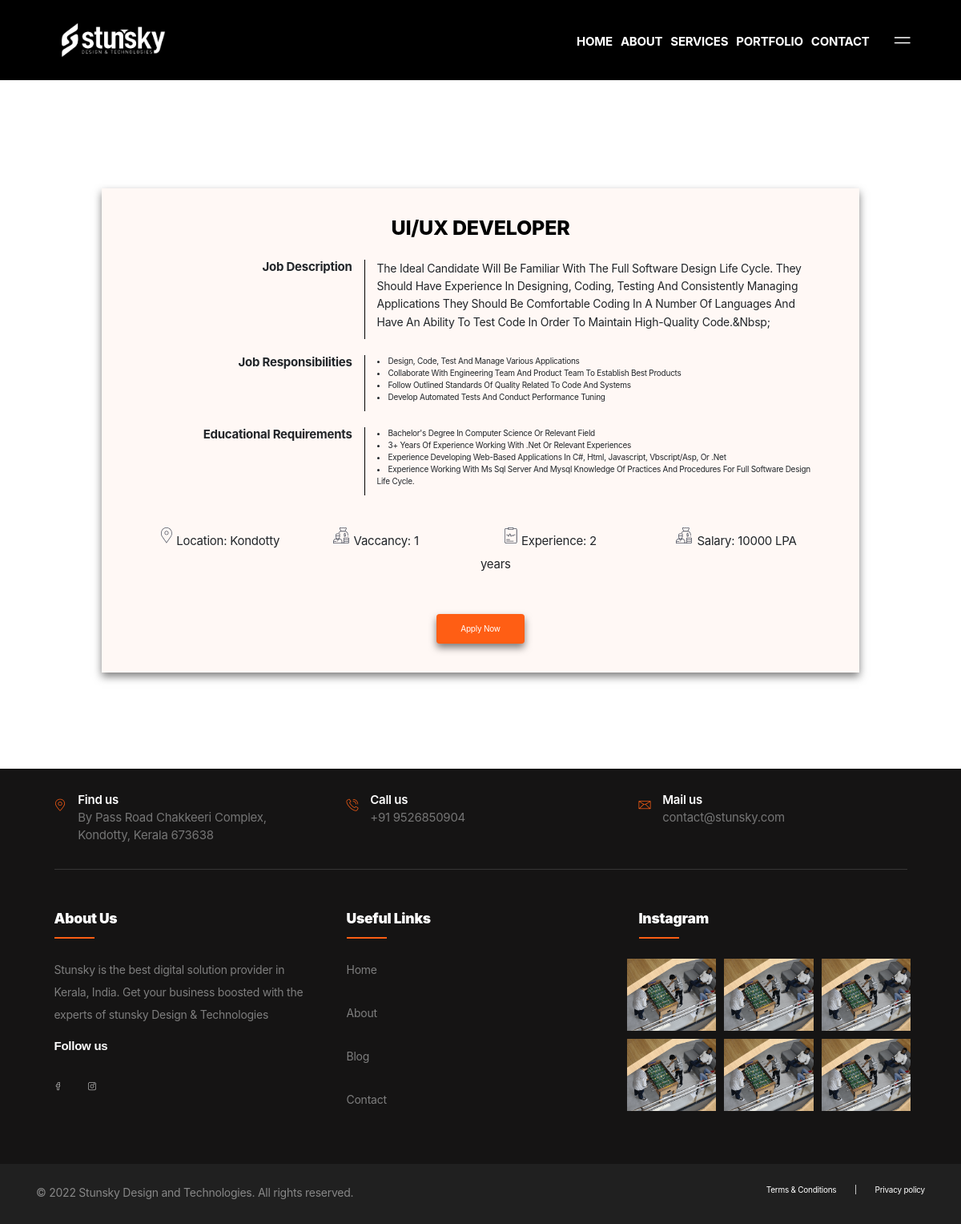
The page /careers_details/1 on the database its author committed.
### web/models.py (models this page shows, shortened)
class JobDetails(models.Model):
    job_title = models.CharField(max_length=50, null=True, blank=True)
    location = models.CharField(max_length=50, null=True, blank=True)
    salary = models.CharField(max_length=50, null=True, blank=True)
    vaccancy = models.IntegerField(null=True, blank=True)
    experience = models.IntegerField(null=True, blank=True)
    job_description = HTMLField(null=True, blank=True)
    job_responsibility = HTMLField(null=True, blank=True)
    educational_requirments = HTMLField(null=True, blank=True)
    class Meta:
        verbose_name_plural = "Jobs"

### web/views.py (the view, shortened to what this page needs)
# urls.py: path("careers_details/<int:id>", views.careers_details, name="careers_details"),
def careers_details(request, id):
    job_details = JobDetails.objects.filter(id=id)
    Jobdetails = JobDetails.objects.get(id=id)
    context = {"job_details": job_details, "Jobdetails": Jobdetails}
    return render(request, "careers-details.html", context)

### templates/careers-details.html (shortened to what this page needs)
{% extends 'base.html' %}
{% load static %}
{% block content %}
<section>
	<div class="ptf-spacer" style=" --ptf-xxl: 16rem; --ptf-md: 12rem; --ptf-sm: 16rem;"></div>
	<div class="container-xxl">
		<div id="page-wrapper">
			{% for job_details in job_details %}
			<div id="page1" class="page row">
				<h6 class="fz-40 fz-40--md fw-extrabold lh-1p1 has-black-color text-center jobtitle">
					{{job_details.job_title}}</h6>
				<div class="ptf-spacer" style=" --ptf-xxl: 2rem; --ptf-md: 5rem; --ptf-sm: 2rem;"></div>
				<div class="col-md-4">
					<h4 class="titlecareer fz-21 font-weight-bold">Job Description</h4>
				</div>
				<div class="col-md-8 right">
					<p class="fz-15">{{job_details.job_description|safe|title}}</p>
				</div>
				<div class="ptf-spacer" style=" --ptf-xxl: 2rem; --ptf-md: 5rem; --ptf-sm: 2rem;"></div>
				<div class="col-md-4">
					<h4 class="titlecareer fz-21 font-weight-bold">Job Responsibilities</h4>
				</div>
				<div class="col-md-8 right">
					<p class="fz-15">{{job_details.job_responsibility|safe|title}}</p>
				</div>
				<div class="ptf-spacer" style=" --ptf-xxl: 2rem; --ptf-md: 5rem; --ptf-sm: 2rem;"></div>
				<div class="col-md-4">
					<h4 class="titlecareer fz-21 font-weight-bold">Educational Requirements</h4>
				</div>
				<div class="col-md-8 right">
					<p class="fz-15">{{job_details.educational_requirments|safe|title}}</p>
				</div>
				<div class="ptf-spacer" style=" --ptf-xxl: 4rem; --ptf-md: 5rem; --ptf-sm: 2rem;"></div>
				<div class="row detailcareer">
					<div class="col-lg-3 col-md-12 col-sm-12 col-12">
						<div class="fz-18 ">
							<img class="mt-0 pl-5 pr-2 mb-4" src="{% static 'img/location.svg' %}" alt="icon">Location:
							{{job_details.location}}
						</div>
					</div>
					<div class="col-lg-3 col-md-12 col-sm-12 col-12">
						<div class="fz-18 ">
							<img class="mt-0 pl-5 pr-2 mb-4" src="{% static 'img/vaccancy.svg' %}" alt="icon">Vaccancy:
							{{job_details.vaccancy}}
						</div>
					</div>
					<div class="col-lg-3 col-md-12 col-sm-12 col-12">
						<div class="fz-18 ">
							<img class="mt-0 pl-5 pr-2 mb-4" src="{% static 'img/experiance.svg' %}"
								alt="icon">Experience: {{job_details.experience}} years
						</div>
					</div>
					<div class="col-lg-3 col-md-12 col-sm-12 col-12">
						<div class="fz-18 ">
							<img class="mt-0 pl-5 pr-2 mb-4" src="{% static 'img/salary.svg' %}" alt="icon">Salary:
							{{job_details.salary}} LPA
						</div>
					</div>
				</div>
				<div class="ptf-spacer" style=" --ptf-xxl: 2rem; --ptf-md: 5rem; --ptf-sm: 2rem;"></div>
				<div class="pagenav">
					<div class="btn ptf-btn ptf-btn--primary ptf-btn--inversed" onclick="nextpage(1);">Apply Now
					</div>
				</div>
			</div>
			{% endfor %}
		</div>
	</div>
</section>
<br><br><br>
{% endblock %}

### static/css/custom.css (style rules this page uses)
.ptf-btn.ptf-btn--primary { color: var(--ptf-color-white); background-color: var(--ptf-color-black); padding: 1rem; border-radius: 4px; box-shadow: 0px 5px 10px 0px rgba(0, 0, 0, 0.5); }
p { font-size: 14px; line-height: 1.6; font-weight: 400; margin-bottom: 0; }
@media (min-width: 768px) { .titlecareer { text-align: right !important; } }
.container-xxl { width: 90%; }
ul { margin: 0px; padding: 0px; }
#page-wrapper { padding: 7%; }
.page { min-width: 200px; margin: 0 auto; padding: 4%; box-shadow: 0px 5px 10px 0px rgb(0 0 0 / 50%); }
.right { border-left: 1px solid black; }
.pagenav { text-align: center; }
.btn { display: inline-block; border: 1px solid black; padding: 10px; width: 110px; margin-top: 30px; }
#page1 { background-color: #ffece563; }
#page1 .btn { background-color: #ff5e14; }

### rows shown on the page
JobDetails: job_title "UI/UX DEVELOPER", job_description "The Ideal Candidate Will Be Familiar With The Full Software Design Life Cycle. They Should Have Experience In Designing, Coding, Testing And Consistently Managing Applications They Should Be Comfortable Coding In A Number Of Languages And Have An Ability To Test Code In Order To Maintain High-Quality Code.&Nbsp;", job_responsibility "Design, Code, Test And Manage Various Applications Collaborate With Engineering Team And Product Team To Establish Best Products Follow Outlined Standards Of Quality Related To Code And Systems Develop Automated Tests And Conduct Performance Tuning", educational_requirments "Bachelor's Degree In Computer Science Or Relevant Field 3+ Years Of Experience Working With .Net Or Relevant Experiences Experience Developing Web-Based Applications In C#, Html, Javascript, Vbscript/Asp, Or .Net Experience Working With Ms Sql Server And Mysql Knowledge Of Practices And Procedures For Full Software Design Life Cycle.", location "Kondotty", vaccancy "1", experience "2", salary "10000"
